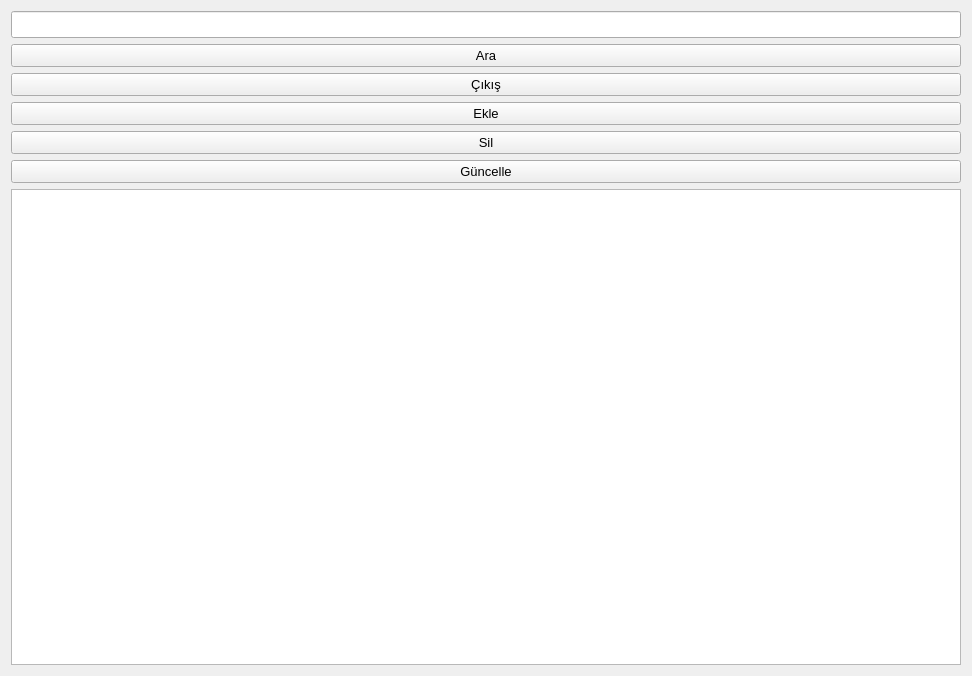
<?xml version="1.0" encoding="UTF-8"?>
<ui version="4.0">
 <class>Form</class>
 <widget class="QWidget" name="Form">
  <property name="geometry">
   <rect>
    <x>0</x>
    <y>0</y>
    <width>972</width>
    <height>676</height>
   </rect>
  </property>
  <property name="font">
   <font>
    <pointsize>10</pointsize>
   </font>
  </property>
  <property name="windowTitle">
   <string>Form</string>
  </property>
  <layout class="QHBoxLayout" name="horizontalLayout">
   <item>
    <layout class="QVBoxLayout" name="verticalLayout">
     <property name="sizeConstraint">
      <enum>QLayout::SetFixedSize</enum>
     </property>
     <item>
      <widget class="QLineEdit" name="lineEdit_arama">
       <property name="font">
        <font>
         <pointsize>12</pointsize>
        </font>
       </property>
       <property name="text">
        <string/>
       </property>
      </widget>
     </item>
     <item>
      <widget class="QPushButton" name="pushButton_ara">
       <property name="text">
        <string>Ara</string>
       </property>
      </widget>
     </item>
     <item>
      <widget class="QPushButton" name="pushButton_cikis">
       <property name="text">
        <string>Çıkış</string>
       </property>
      </widget>
     </item>
     <item>
      <widget class="QPushButton" name="pushButton_ekle">
       <property name="text">
        <string>Ekle</string>
       </property>
      </widget>
     </item>
     <item>
      <widget class="QPushButton" name="pushButton_sil">
       <property name="text">
        <string>Sil</string>
       </property>
      </widget>
     </item>
     <item>
      <widget class="QPushButton" name="pushButton_guncelle">
       <property name="text">
        <string>Güncelle</string>
       </property>
      </widget>
     </item>
     <item>
      <widget class="QTableWidget" name="tableWidget_kitaplar">
       <property name="rowCount">
        <number>0</number>
       </property>
      </widget>
     </item>
    </layout>
   </item>
  </layout>
 </widget>
 <resources/>
 <connections/>
</ui>
